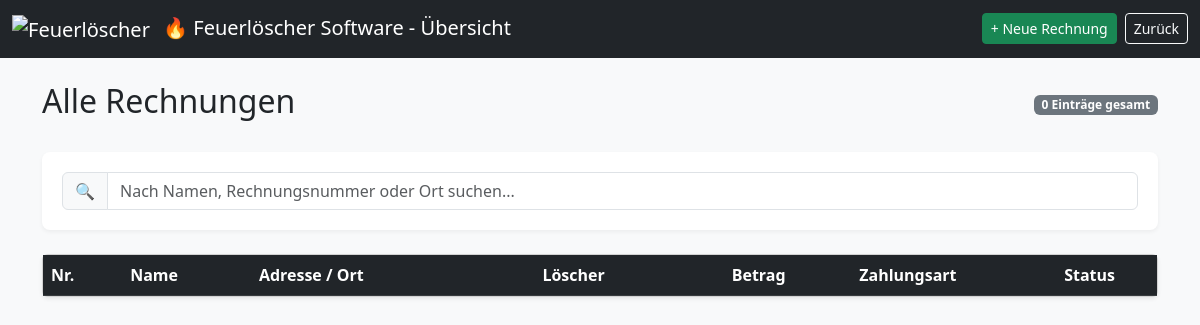
Page /rechnungen_anzeigen.php (signed in) on the earlier database version.
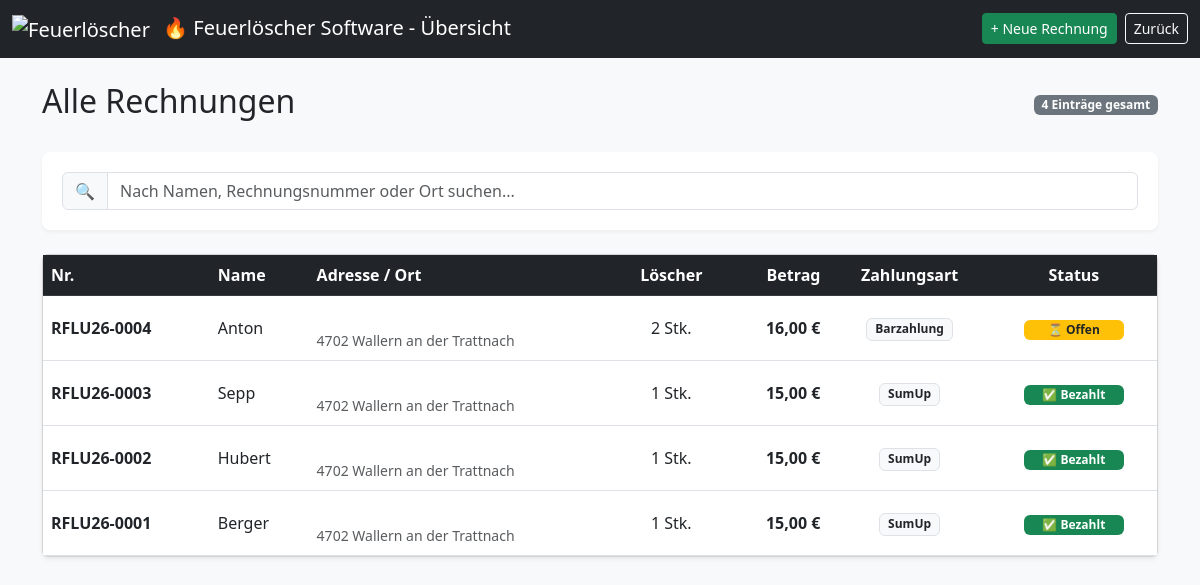
Same page on the later database version.
### tables this page shows
CREATE TABLE rechnungen (
    id INTEGER PRIMARY KEY AUTOINCREMENT,
    anrede TEXT,                         -- Herr, Frau, Firma, etc.
    name TEXT,
    adresse TEXT,
    plz TEXT,
    ort TEXT,
    anzahl_loescher INTEGER,
    preis_pro_loescher REAL,
    zeitstempel_erstellung TEXT,
    rechnung_gedruckt INTEGER DEFAULT 0,
    zeitstempel_gedruckt TEXT,
    rechnungsnummer TEXT,
    zahlungsart TEXT DEFAULT 'Barzahlung',  -- Barzahlung, Kartenzahlung, SumUp
    bezahlt INTEGER DEFAULT 0 ,            -- 0 = nicht bezahlt, 1 = bezahlt
    sumup_transaction_id TEXT,
    sumup_status TEXT
);

### rechnungen_anzeigen.php (the view, shortened to what this page needs)
<?php
$db = getDB();
$query = "SELECT * FROM rechnungen ORDER BY zeitstempel_erstellung DESC";
$result = $db->query($query);
$rechnungen = [];
while ($row = $result->fetchArray(SQLITE3_ASSOC)) {
    $rechnungen[] = $row;
}
?>
<!DOCTYPE html>
<html lang="de">
<head>
    <link href="https://cdn.jsdelivr.net/npm/bootstrap@5.3.0/dist/css/bootstrap.min.css" rel="stylesheet">
</head>
<body class="bg-light">
<nav class="navbar navbar-expand-lg navbar-dark bg-dark">
    <div class="container-fluid">
        <span class="navbar-brand">
            <img src="./images/Feuerlöscher.ico" alt="Feuerlöscher" width="24" height="24" class="me-2">
            &#128293; Feuerlöscher Software - Übersicht
        </span>
        <div class="d-flex gap-2">
            <a href="rechnung.php" class="btn btn-success btn-sm">+ Neue Rechnung</a>
            <a href="index.php" class="btn btn-outline-light btn-sm">Zurück</a>
        </div>
    </div>
</nav>
<div class="container mt-4">
    <div class="d-flex justify-content-between align-items-center mb-4">
        <h2>Alle Rechnungen</h2>
        <span class="badge bg-secondary"><?= count($rechnungen) ?> Einträge gesamt</span>
    </div>
    <div class="search-container mb-4">
        <div class="input-group">
            <span class="input-group-text">&#128269;</span>
            <input type="text" id="tableSearch" class="form-control" placeholder="Nach Namen, Rechnungsnummer oder Ort suchen...">
        </div>
    </div>
    <div class="card shadow-sm">
        <div class="table-responsive">
            <table class="table table-hover align-middle mb-0" id="rechnungsTabelle">
                <thead class="table-dark">
                    <tr>
                        <th>Nr.</th>
                        <th>Name</th>
                        <th>Adresse / Ort</th>
                        <th class="text-center">Löscher</th>
                        <th class="text-end">Betrag</th>
                        <th class="text-center">Zahlungsart</th>
                        <th class="text-center">Status</th>
                    </tr>
                </thead>
                <tbody>
                    <?php foreach ($rechnungen as $r):
                        $gesamt = $r['anzahl_loescher'] * $r['preis_pro_loescher'];
                    ?>
                    <tr onclick="window.location.href='rechnung.php?id=<?= $r['id'] ?>'">
                        <td class="fw-bold"><?= htmlspecialchars($r['rechnungsnummer']) ?></td>
                        <td><?= htmlspecialchars($r['name']) ?></td>
                        <td>
                            <small class="text-muted">
                                <?= htmlspecialchars($r['adresse']) ?><br>
                                <?= htmlspecialchars($r['plz']) ?> <?= htmlspecialchars($r['ort']) ?>
                            </small>
                        </td>
                        <td class="text-center"><?= $r['anzahl_loescher'] ?> Stk.</td>
                        <td class="text-end fw-bold"><?= number_format($gesamt, 2, ',', '.') ?> €</td>
                        <td class="text-center">
                            <span class="badge border text-dark bg-light"><?= htmlspecialchars($r['zahlungsart']) ?></span>
                        </td>
                        <td class="text-center">
                            <?php if ($r['bezahlt']): ?>
                                <span class="badge bg-success status-badge">&#9989; Bezahlt</span>
                            <?php else: ?>
                                <span class="badge bg-warning text-dark status-badge">&#9203; Offen</span>
                            <?php endif; ?>
                        </td>
                    </tr>
                    <?php endforeach; ?>
                </tbody>
            </table>
        </div>
    </div>
</div>
</body>
</html>

### rechnungen_anzeigen.php (style rules this page uses)
.table-hover tbody tr { cursor: pointer; transition: background 0.2s; }
.status-badge { width: 100px; }
.search-container { background: #fff; padding: 20px; border-radius: 8px; box-shadow: 0 2px 4px rgba(0,0,0,0.05); }

Differences in the rows shown:
added rechnungen: rechnungsnummer "RFLU26-0004", name "Anton", plz "4702", ort "Wallern an der Trattnach", anzahl_loescher "2", gesamt "16,00", zahlungsart "Barzahlung", bezahlt "⏳ Offen"
added rechnungen: rechnungsnummer "RFLU26-0003", name "Sepp", plz "4702", ort "Wallern an der Trattnach", anzahl_loescher "1", gesamt "15,00", zahlungsart "SumUp", bezahlt "✅ Bezahlt"
added rechnungen: rechnungsnummer "RFLU26-0002", name "Hubert", plz "4702", ort "Wallern an der Trattnach", anzahl_loescher "1", gesamt "15,00", zahlungsart "SumUp", bezahlt "✅ Bezahlt"
added rechnungen: rechnungsnummer "RFLU26-0001", name "Berger", plz "4702", ort "Wallern an der Trattnach", anzahl_loescher "1", gesamt "15,00", zahlungsart "SumUp", bezahlt "✅ Bezahlt"
Other differences:
count($rechnungen): "0" → "4"
